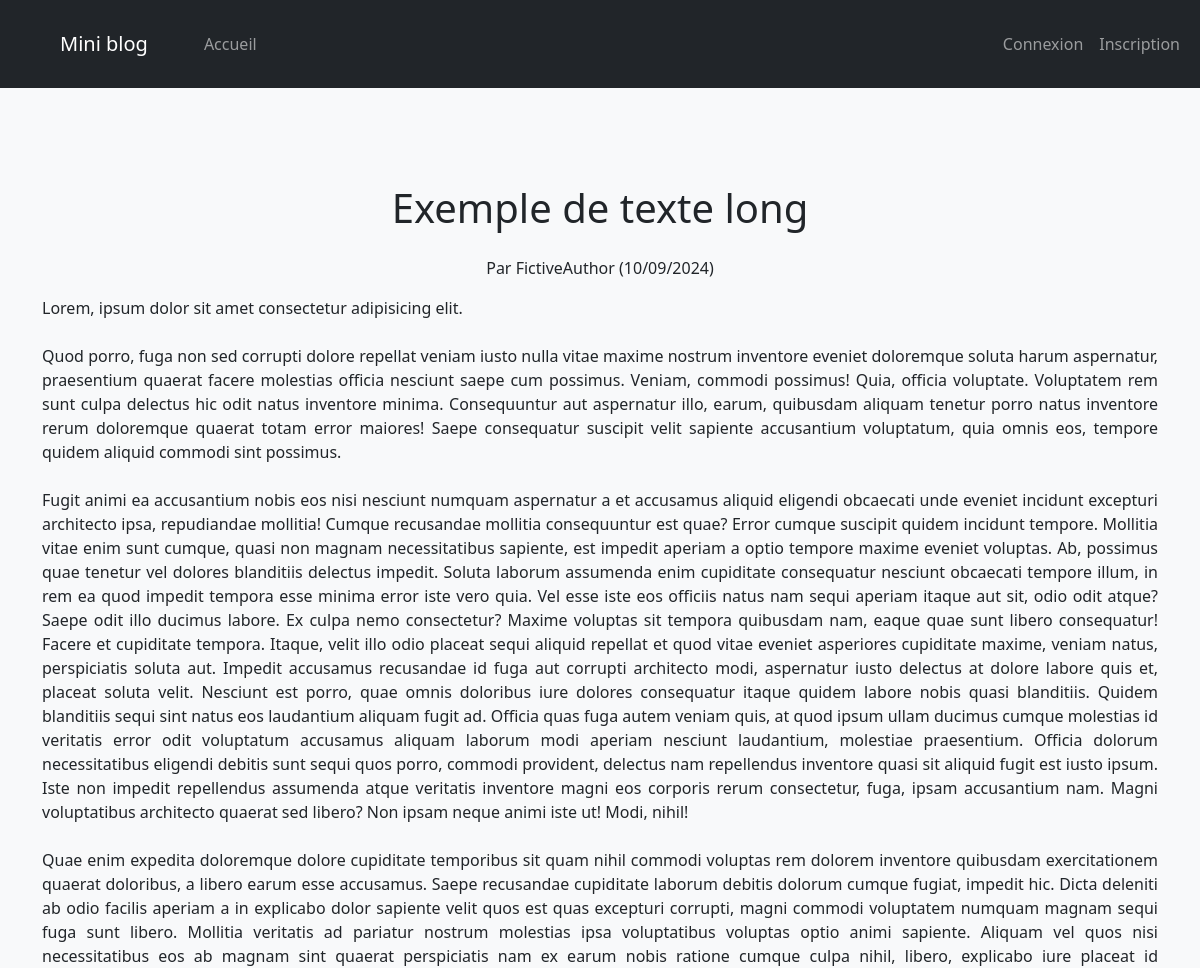
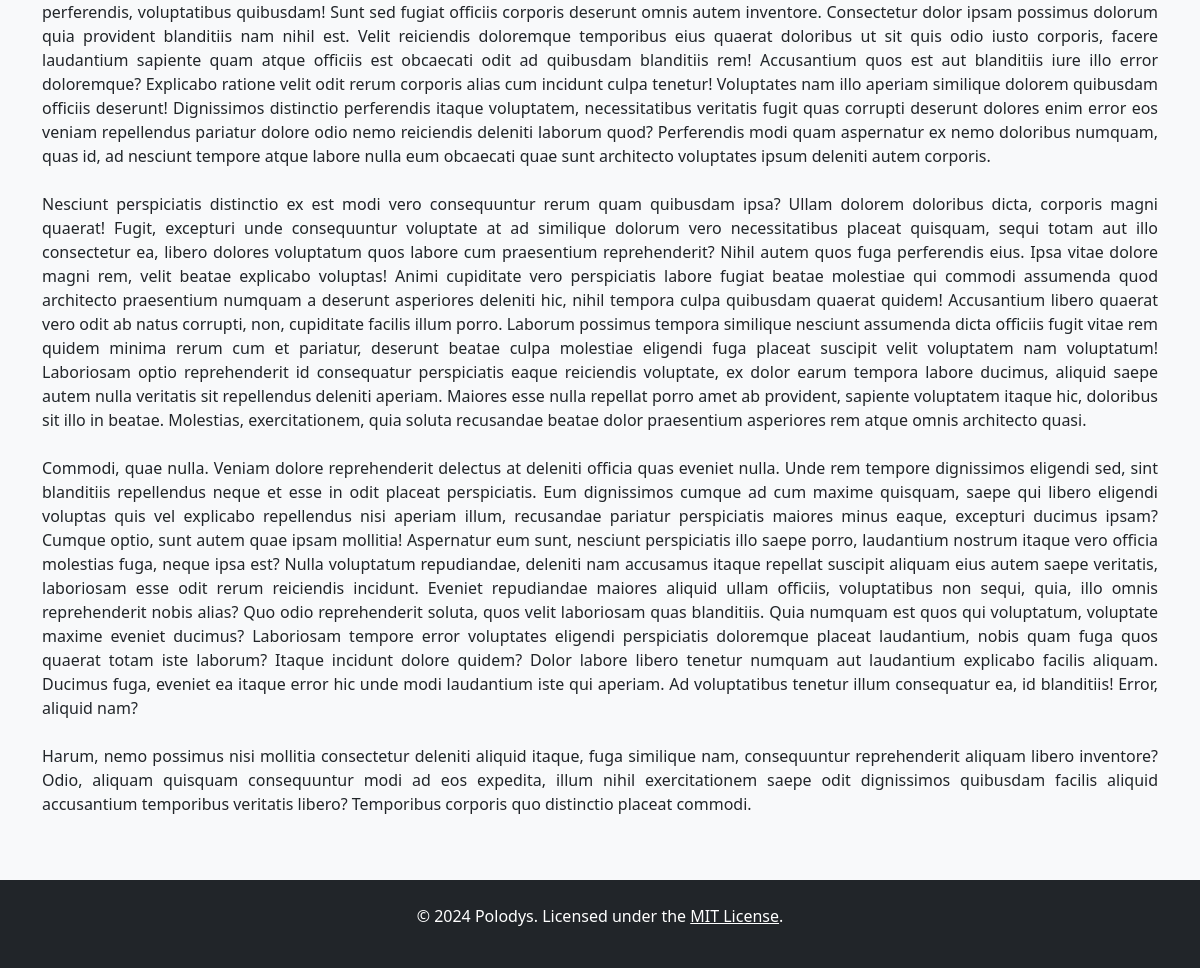
/index.php?execution=post/showOnePost/2, run on the app's committed database (2 pictures, top to bottom).
### tables this page shows
CREATE TABLE `post` (
  `post_id` int(11) NOT NULL,
  `title` varchar(250) DEFAULT NULL,
  `content` text DEFAULT NULL,
  `creation_date` datetime DEFAULT NULL,
  `author_id` int(11) NOT NULL
);

CREATE TABLE `author` (
  `author_id` int(11) NOT NULL,
  `email` varchar(250) DEFAULT NULL,
  `pseudonym` varchar(250) DEFAULT NULL,
  `password` varchar(250) DEFAULT NULL
);

### src/controllers/PostController.php (called while the page is built, shortened)
<?php
require_once 'src/models/Post.php';
require_once 'src/models/PostRepository.php';
require_once 'src/lib/functions.php';
class PostController
{
    private PostRepository $postRepository;
    public function __construct()
    {
        $this->postRepository = new PostRepository();
    }
    public function showOnePost(int $id)
    {
        try {
            $id = validateId($id);
            $post = $this->postRepository->getOnePost($id);
            require 'src/views/posts/show-one-post.php';
        } catch (\Exception $e) {
            $errorController = new ErrorController();
            $errorController->errorHandler($e);
        }
    }
}

### src/lib/Database.php (called while the page is built, shortened)
<?php
class Database
{
    private static ?\PDO $connection = null;
    public static function getConnection(): \PDO
    {
        if (self::$connection === null) {
            $dbConfig = require_once __DIR__ . '/../../config/dbConfig.php';
            try {
                self::$connection = new \PDO(
                    'mysql:host=' . $dbConfig['db_host'] . ';port=' . $dbConfig['db_port'] . ';dbname=' . $dbConfig['db_name'] . ';charset=utf8',
                    $dbConfig['db_user'],
                    $dbConfig['db_password'],
                    [
                        \PDO::ATTR_ERRMODE => \PDO::ERRMODE_EXCEPTION,
                        \PDO::ATTR_DEFAULT_FETCH_MODE => \PDO::FETCH_ASSOC
                    ]
                );
            } catch (\PDOException $e) {
                $errorController = new ErrorController();
                $errorController->errorHandler($e);
                exit;
            }
        }
        return self::$connection;
    }
}

### src/lib/functions.php (called while the page is built)
<?php
function validateId(string $id): int
{
    $id = (int) $id;
    if ($id > 0) {
        return $id;
    } else {
        throw new Exception("La page ne peut pas s'afficher : identifiant non valide.");
    };
}

### src/models/PostRepository.php (called while the page is built, shortened)
<?php
require_once 'src\lib\Database.php';
require_once 'src\models\Post.php';
class PostRepository
{
    private \PDO $connection;
    public function __construct()
    {
        $this->connection = Database::getConnection();
    }
    public function getOnePost(int $id): Post
    {
        try {
            $query =
                "SELECT post_id, title, content, post.author_id, email, pseudonym, DATE_FORMAT(creation_date, '%d/%m/%Y') AS french_format_creation_date
                FROM post
                INNER JOIN author
                ON post.author_id = author.author_id
                WHERE post_id = :post_id";
            $statement = $this->connection->prepare($query);
            $statement->execute(['post_id' => $id]);
            $row = $statement->fetch(\PDO::FETCH_ASSOC);
            $post = new Post($row['post_id'], $row['title'], $row['content'], $row['author_id'], $row['email'], $row['pseudonym'], $row['french_format_creation_date']);
            return $post;
        } catch (\PDOException $e) {
            throw new \Exception("Erreur lors de la récupération d'un billet.", 0, $e);
        }
    }
}

### src/models/Post.php (called while the page is built, shortened)
<?php
class Post
{
    private string $title;
    private string $content;
    private ?string $authorPseudonym;
    private ?string $creationDate;
    public function __construct(?int $id, string $title, string $content, string $authorId, ?string $authorEmail, ?string $authorPseudonym, ?string $creationDate)
    {
        $this->title = $title;
        $this->content = $content;
        $this->authorPseudonym = $authorPseudonym;
        $this->creationDate = $creationDate;
    }
    public function getTitle()
    {
        return $this->title;
    }
    public function getContent()
    {
        return $this->content;
    }
    public function getAuthorPseudonym()
    {
        return $this->authorPseudonym;
    }
    public function getCreationDate()
    {
        return $this->creationDate;
    }
}

### src/views/posts/show-one-post.php (the view, shortened to what this page needs)
<h1><?= htmlspecialchars($post->getTitle()) ?></h1>
<p class="text-center">Par <?= htmlspecialchars($post->getAuthorPseudonym()) ?> (<?= $post->getCreationDate() ?>)</p>
<p class="text-justify" style="text-align: justify"><?= nl2br(htmlspecialchars($post->getContent())) ?></p>
<?php require 'src/views/layout.php' ?>

### public/css/style.css (style rules this page uses)
h1 { text-align: center; padding-top: 1.5rem; padding-bottom: 1.5rem; margin: 0; }

### data on the page
post: title "Exemple de texte long", author.pseudonym "FictiveAuthor", content "Lorem, ipsum dolor sit amet consectetur adipisicing elit. Quod porro, fuga non sed corrupti dolore repellat veniam iusto nulla vitae maxime nostrum inventore eveniet doloremque soluta harum aspernatur, praesentium quaerat facere molestias officia nesciunt saepe cum possimus. Veniam, commodi possimus! Quia, officia voluptate. Voluptatem rem sunt culpa delectus hic odit natus inventore minima. Consequuntur aut aspernatur illo, earum, quibusdam aliquam tenetur porro natus inventore rerum doloremque quaerat totam error maiores! Saepe consequatur suscipit velit sapiente accusantium voluptatum, quia omnis eos, tempore quidem aliquid commodi sint possimus. Fugit animi ea accusantium nobis eos nisi…"

### other printed values
$post->getCreationDate() "10/09/2024"
